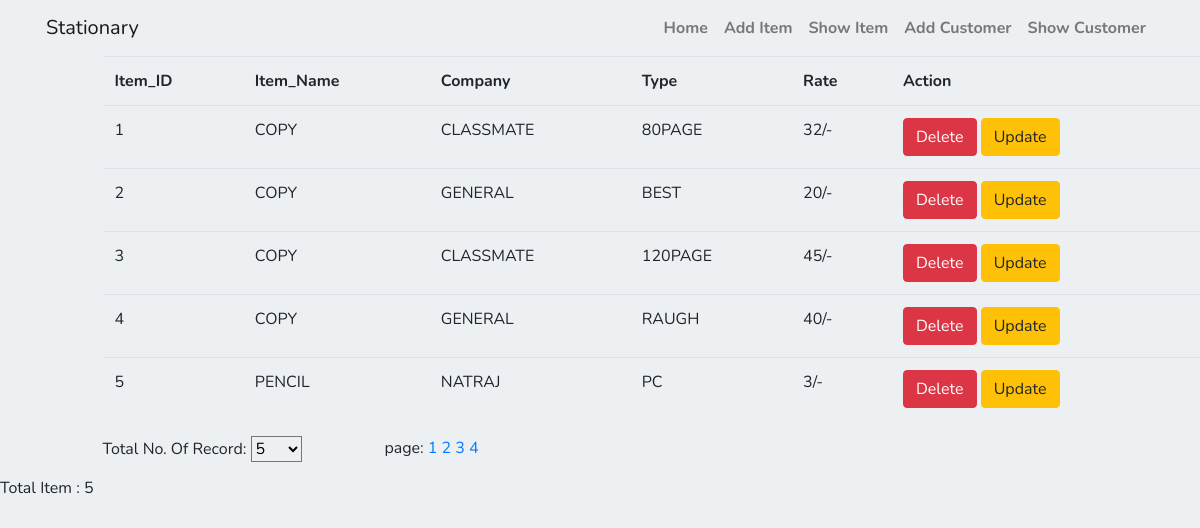
/showitem/, run on the app's committed database.
### app/models.py (models this page shows, shortened)
class ShopManagment(models.Model):
    Item_Name = models.CharField(max_length=50)
    Company = models.CharField(max_length=50, default='')
    Type = models.CharField(max_length=50, default='')
    Rate = models.IntegerField(max_length=5)

### app/views.py (the view)
# urls.py: path('showitem/', views.showall),
def showall(request, pn=1):
    tr = int(request.COOKIES.get('tr', 5))
    f = ShopManagment.objects.all()
    if tr > len(f):
        tr = len(f)
    tp = math.ceil(len(f)/tr)
    pages = []
    for i in range(1, tp+1):
        pages.append({"href": "/showitem/"+str(i)+"/", "content": i})
    f = f[(pn-1)*tr:(pn-1)*tr+tr]
    response = render(request, 'showitem.html', {'allitem': f, 'pages':pages})
    response.set_cookie('name', 'deepu')
    response.set_cookie('fname', 'rajesh_prasad')
    return response

### app/templates/showitem.html (shortened to what this page needs)
{% extends 'base.html' %}
{% block contents %}
<div class="row">
    <div class="col-md-12">
        <table class="table table-striped">
            <tr>
                <th>Item_ID</th>
                <th>Item_Name</th>
                <th>Company</th>
                <th>Type</th>
                <th>Rate</th>
                <th>Action</th>
            </tr>
            {% for item in allitem %}
            <tr>
                <td>{{ item.id }}</td>
                <td>{{ item.Item_Name|upper }}</td>
                <td>{{ item.Company|upper }}</td>
                <td>{{ item.Type|upper }}</td>
                <td>{{ item.Rate }}/-</td>
                <td><a href="/showitem/delete/{{ item.id }}/"><button class="btn btn-danger">Delete</button></a>
                    <a href="/showitem/update/{{ item.id }}/"><button class="btn btn-warning">Update</button></a></td>
            </tr>
            {% endfor %}
        </table>
        <div class="row">
            <div class="col-md-3">
                <label>Total No. Of Record:</label>
                <select onchange="changeTrCookie();" id="str">
                    <script type="text/javascript">
                        var tr = parseInt(getcookie("tr"));
                           var options="";
                           var optionValue=[5,10,25,50,100];
                           var i;
                           for(i=0;i<optionValue.length;i++)
                           {
                           options=options+'<option value="'+optionValue[i]+'"';
                           if(optionValue[i]==tr)
                           options=options+" selected";
                           options=options+'>'+optionValue[i]+'</option>';
                           }
                           document.write(options);
                    </script>
                </select>
            </div>
            <div class="col-md-9">
                <p>page:
        {% for i in pages %}
            <a href="{{i.href}}">{{ i.content }}</a>
            {% endfor %}
        </p>
            </div>
        </div>
    </div>
</div>
{% endblock contents %}
{% block footer %}
<p>Total Item : {{ allitem|length }}</p>
{% endblock footer %}

### app/templates/base.html (shortened to what this page needs)
<!DOCTYPE html>
{% load static %}
<html lang="en">
<head>
	<link rel="stylesheet" href="https://stackpath.bootstrapcdn.com/bootstrap/4.5.2/css/bootstrap.min.css">
    <link rel="stylesheet" type="text/css" href="{% static '/app/styling/base.css' %}">
</head>
<body>
<nav>
    <div class="container-md navbar navbar-expand-md navbar-light">
      <a class="navbar-brand" href="#">Stationary</a>
      <div class="collapse navbar-collapse " id="navbarTogglerDemo">
        <div class="nav navbar-nav ml-auto">
          <a class="nav-item nav-link " href="/"><strong>Home</strong></a>
          <a class="nav-item nav-link" href="/additem/"><strong>Add Item</strong></a>
          <a class="nav-item nav-link" href="/showitem/"><strong>Show Item</strong></a>
          <a class="nav-item nav-link" href="#"><strong>Add Customer</strong></a>
            <a class="nav-item nav-link" href="#"><strong>Show Customer</strong></a>
        </div>
      </div>
    </div>
  </nav>
<div class="row">
    <div class="col-md-1"></div>
        <div class="col-md-11">
            {% block contents %}{% endblock contents %}
        </div>
    </div>
</body>
<footer>
    {% block footer %}
    {% endblock footer %}
</footer>
</html>

### app/static/app/styling/base.css (style rules this page uses)
* { padding:0; margin:0; background-color: #ecf0f3; font-family: 'Nunito', sans-serif; }

### data on the page
ShopManagment: id "1", Item_Name "COPY", Company "CLASSMATE", Type "80PAGE", Rate "32"
ShopManagment: id "2", Item_Name "COPY", Company "GENERAL", Type "BEST", Rate "20"
ShopManagment: id "3", Item_Name "COPY", Company "CLASSMATE", Type "120PAGE", Rate "45"
ShopManagment: id "4", Item_Name "COPY", Company "GENERAL", Type "RAUGH", Rate "40"
ShopManagment: id "5", Item_Name "PENCIL", Company "NATRAJ", Type "PC", Rate "3"

### other printed values
{{ i.content }} "1" "2" "3" "4"
{{ allitem|length }} "5"
